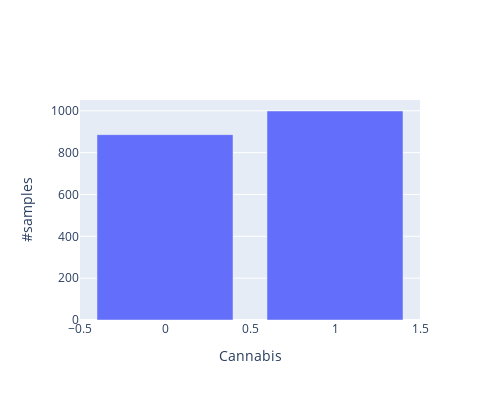

Here is the notebook cell this chart was saved with:
### Markdown cell above
First of all we look at the distribution of the our target variable:

### Code cell
data=[go.Bar(x=df["Cannabis"].value_counts().index,
            y=df["Cannabis"].value_counts().values)]
layout = go.Layout(
    autosize=False,
    width=500,
    height=400,
    xaxis=dict(
        title='Cannabis'),
    yaxis=dict(
        title='#samples'
    ))

fig = go.Figure(data=data, layout=layout)
fig

### Figure 1 — Plotly figure (JSON) as saved in the notebook; plotly's stock layout.template omitted (floating-point values rounded to 4 significant figures)
{"data": [{"type": "bar", "x": [1, 0], "y": [999, 886]}], "layout": {"autosize": false, "height": 400, "width": 500, "xaxis": {"title": {"text": "Cannabis"}}, "yaxis": {"title": {"text": "#samples"}}}}
